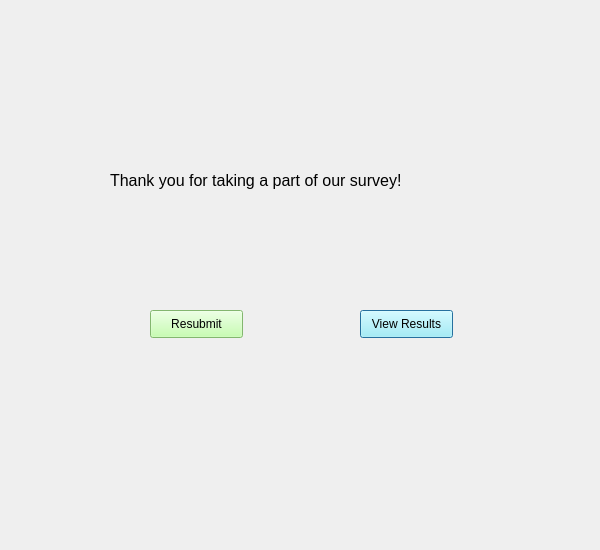
<?xml version="1.0" encoding="UTF-8"?>
<ui version="4.0">
 <class>Dialog</class>
 <widget class="QDialog" name="Dialog">
  <property name="geometry">
   <rect>
    <x>0</x>
    <y>0</y>
    <width>600</width>
    <height>550</height>
   </rect>
  </property>
  <property name="windowTitle">
   <string>Dialog</string>
  </property>
  <widget class="QLabel" name="logo">
   <property name="geometry">
    <rect>
     <x>240</x>
     <y>10</y>
     <width>111</width>
     <height>111</height>
    </rect>
   </property>
   <property name="text">
    <string/>
   </property>
   <property name="pixmap">
    <pixmap>logo.png</pixmap>
   </property>
  </widget>
  <widget class="QLabel" name="label">
   <property name="geometry">
    <rect>
     <x>110</x>
     <y>160</y>
     <width>421</width>
     <height>41</height>
    </rect>
   </property>
   <property name="font">
    <font>
     <pointsize>12</pointsize>
    </font>
   </property>
   <property name="text">
    <string>Thank you for taking a part of our survey!</string>
   </property>
  </widget>
  <widget class="QPushButton" name="results_btn">
   <property name="geometry">
    <rect>
     <x>360</x>
     <y>310</y>
     <width>93</width>
     <height>28</height>
    </rect>
   </property>
   <property name="styleSheet">
    <string notr="true">background-color:rgb(155, 250, 255)</string>
   </property>
   <property name="text">
    <string>View Results</string>
   </property>
  </widget>
  <widget class="QPushButton" name="resub_btn">
   <property name="geometry">
    <rect>
     <x>150</x>
     <y>310</y>
     <width>93</width>
     <height>28</height>
    </rect>
   </property>
   <property name="styleSheet">
    <string notr="true">background-color:rgb(183, 255, 156)</string>
   </property>
   <property name="text">
    <string>Resubmit</string>
   </property>
  </widget>
 </widget>
 <resources/>
 <connections/>
</ui>
